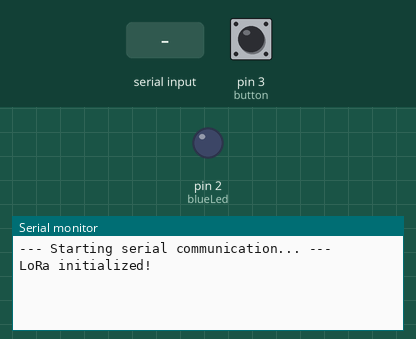
Bench run of a sketch on a simulated Arduino Uno, built with avr-gcc and run on an emulated ATmega328P. On the bench: output pins drawn as LEDs (lit = HIGH), the last lines printed to the serial monitor. The test bench sets the inputs (shaded band); at power-on: pin 3 (button) HIGH. The modem accepts every AT command (registered, SIM ready, sends succeed) and sends nothing else.

Above: at 3.0 s.
3.1 s: pin 3 (button) pulled LOW for 0.15 s
At 4.3 s:
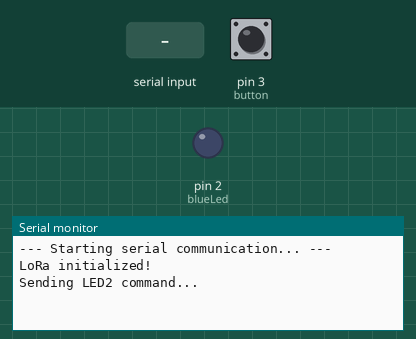
4.7 s: "+RCV=\n" received over the second serial link
At 5.6 s:
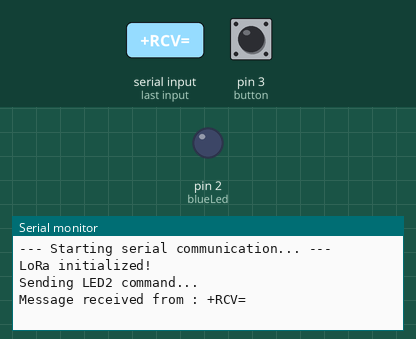

The sketch:

device_1.ino
```cpp
#include <SoftwareSerial.h>

const int blueLed = 2;
const int button = 3;
const int rx_pin = 4;   // LoRa RX -> Arduino TX
const int tx_pin = 5;   // LoRa TX -> Arduino RX
SoftwareSerial ReyaxLoRa(tx_pin, rx_pin); // (TX, RX)

bool ledState = false;
bool lastButtonState = HIGH;

void setup() {
  pinMode(blueLed, OUTPUT);
  pinMode(button, INPUT_PULLUP);

  Serial.begin(115200);
  ReyaxLoRa.begin(9600);

  Serial.println("--- Starting serial communication... ---");
  delay(1000);

  // Initialize LoRa module
  ReyaxLoRa.println("AT");
  delay(200);
  ReyaxLoRa.println("AT+OPMODE=1"); // Use proprietary mode for point-to-point communication
  delay(200);
  ReyaxLoRa.println("AT+BAND=915000000");  // Frequency (set to your region)
  delay(200);
  ReyaxLoRa.println("AT+ADDRESS=1");       // This board's address (unique identifier)
  delay(200);

  Serial.println("LoRa initialized!");
}

void loop() {
  // ---- BUTTON SEND ----
  bool buttonState = digitalRead(button);
  if (buttonState == LOW && lastButtonState == HIGH) {
    // Send command to module 2
    Serial.println("Sending LED2 command...");
    ReyaxLoRa.println("AT+SEND=2,4,LED2"); // Send "LED2" (4 chars) to address 2
  }
  lastButtonState = buttonState;

  // ---- RECEIVE MESSAGES ----
  if (ReyaxLoRa.available()) {
    String incoming = ReyaxLoRa.readStringUntil('\n');
    incoming.trim();

    if (incoming.startsWith("+RCV=")) {
      // Format: +RCV=sender,len,message,RSSI,SNR
      int firstComma = incoming.indexOf(',', 5);
      int secondComma = incoming.indexOf(',', firstComma + 1);
      int thirdComma = incoming.indexOf(',', secondComma + 1);

      String sender = incoming.substring(5, firstComma);
      String message = incoming.substring(secondComma + 1, thirdComma);

      Serial.print("Message received from ");
      Serial.print(sender);
      Serial.print(": ");
      Serial.println(message);

      // If message is "LED1" and sender is 2, toggle LED
      if (sender == "2" && message == "LED1") {
        ledState = !ledState;
        digitalWrite(blueLed, ledState ? HIGH : LOW);
        Serial.println(ledState ? "LED ON" : "LED OFF");
      }
    }
  }
}
```

Measured:
- after the input at 3.1 s, the serial monitor: prints a new line at once (image 1)
- after the input at 4.7 s, the serial monitor: prints a new line at once (image 2)
